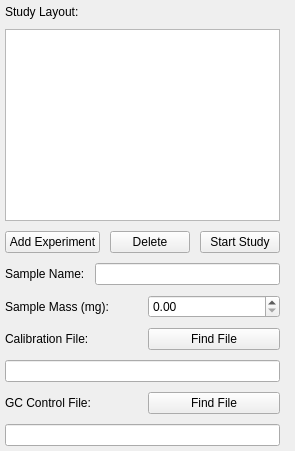
      <widget class="QWidget" name="tabOverview">
       <property name="sizePolicy">
        <sizepolicy hsizetype="Expanding" vsizetype="Expanding">
         <horstretch>0</horstretch>
         <verstretch>0</verstretch>
        </sizepolicy>
       </property>
       <attribute name="title">
        <string>Study Overview</string>
       </attribute>
       <layout class="QHBoxLayout" name="horizontalLayout_4" stretch="1,3">
        <property name="spacing">
         <number>10</number>
        </property>
        <property name="leftMargin">
         <number>5</number>
        </property>
        <property name="topMargin">
         <number>5</number>
        </property>
        <property name="rightMargin">
         <number>5</number>
        </property>
        <property name="bottomMargin">
         <number>5</number>
        </property>
        <item>
         <layout class="QVBoxLayout" name="verticalLayout_3">
          <item>
           <widget class="QLabel" name="label">
            <property name="maximumSize">
             <size>
              <width>16777215</width>
              <height>30</height>
             </size>
            </property>
            <property name="text">
             <string>Study Layout:</string>
            </property>
           </widget>
          </item>
          <item>
           <layout class="QGridLayout" name="gridLayout">
            <item row="2" column="1">
             <widget class="QPushButton" name="butDelete">
              <property name="text">
               <string>Delete</string>
              </property>
             </widget>
            </item>
            <item row="2" column="0">
             <widget class="QPushButton" name="butAddExpt">
              <property name="text">
               <string>Add Experiment</string>
              </property>
              <property name="checkable">
               <bool>false</bool>
              </property>
             </widget>
            </item>
            <item row="0" column="0" colspan="4">
             <widget class="QListWidget" name="listWidget"/>
            </item>
            <item row="2" column="2" colspan="2">
             <widget class="QPushButton" name="butStart">
              <property name="text">
               <string>Start Study</string>
              </property>
             </widget>
            </item>
           </layout>
          </item>
          <item>
           <layout class="QVBoxLayout" name="verticalLayout_2">
            <item>
             <layout class="QHBoxLayout" name="horizontalLayout">
              <item>
               <widget class="QLabel" name="label_2">
                <property name="maximumSize">
                 <size>
                  <width>16777215</width>
                  <height>30</height>
                 </size>
                </property>
                <property name="text">
                 <string>Sample Name:</string>
                </property>
               </widget>
              </item>
              <item>
               <widget class="QLineEdit" name="sample_name"/>
              </item>
             </layout>
            </item>
            <item>
             <layout class="QHBoxLayout" name="horizontalLayout_3">
              <item>
               <widget class="QLabel" name="label_4">
                <property name="maximumSize">
                 <size>
                  <width>16777215</width>
                  <height>30</height>
                 </size>
                </property>
                <property name="text">
                 <string>Sample Mass (mg):</string>
                </property>
               </widget>
              </item>
              <item>
               <widget class="QDoubleSpinBox" name="sample_mass">
                <property name="maximumSize">
                 <size>
                  <width>16777215</width>
                  <height>30</height>
                 </size>
                </property>
               </widget>
              </item>
             </layout>
            </item>
            <item>
             <layout class="QHBoxLayout" name="horizontalLayout_2">
              <item>
               <widget class="QLabel" name="label_3">
                <property name="maximumSize">
                 <size>
                  <width>16777215</width>
                  <height>30</height>
                 </size>
                </property>
                <property name="text">
                 <string>Calibration File:</string>
                </property>
               </widget>
              </item>
              <item>
               <widget class="QPushButton" name="findCalFile">
                <property name="maximumSize">
                 <size>
                  <width>16777215</width>
                  <height>30</height>
                 </size>
                </property>
                <property name="text">
                 <string>Find File</string>
                </property>
               </widget>
              </item>
             </layout>
            </item>
            <item>
             <widget class="QLineEdit" name="cal_path"/>
            </item>
           </layout>
          </item>
          <item>
           <layout class="QHBoxLayout" name="horizontalLayout_7">
            <item>
             <widget class="QLabel" name="label_6">
              <property name="text">
               <string>GC Control File:</string>
              </property>
             </widget>
            </item>
            <item>
             <widget class="QPushButton" name="findCtrlFile">
              <property name="text">
               <string>Find File</string>
              </property>
             </widget>
            </item>
           </layout>
          </item>
          <item>
           <widget class="QLineEdit" name="ctrl_path"/>
          </item>
         </layout>
        </item>
        <item>
         <layout class="QVBoxLayout" name="verticalLayoutStudyFig" stretch="30">
          <property name="spacing">
           <number>5</number>
          </property>
          <property name="leftMargin">
           <number>0</number>
          </property>
          <property name="topMargin">
           <number>0</number>
          </property>
          <property name="rightMargin">
           <number>0</number>
          </property>
          <property name="bottomMargin">
           <number>0</number>
          </property>
          <item>
           <widget class="MplWidget" name="plotWidgetStudy" native="true"/>
          </item>
         </layout>
        </item>
       </layout>
      </widget>
